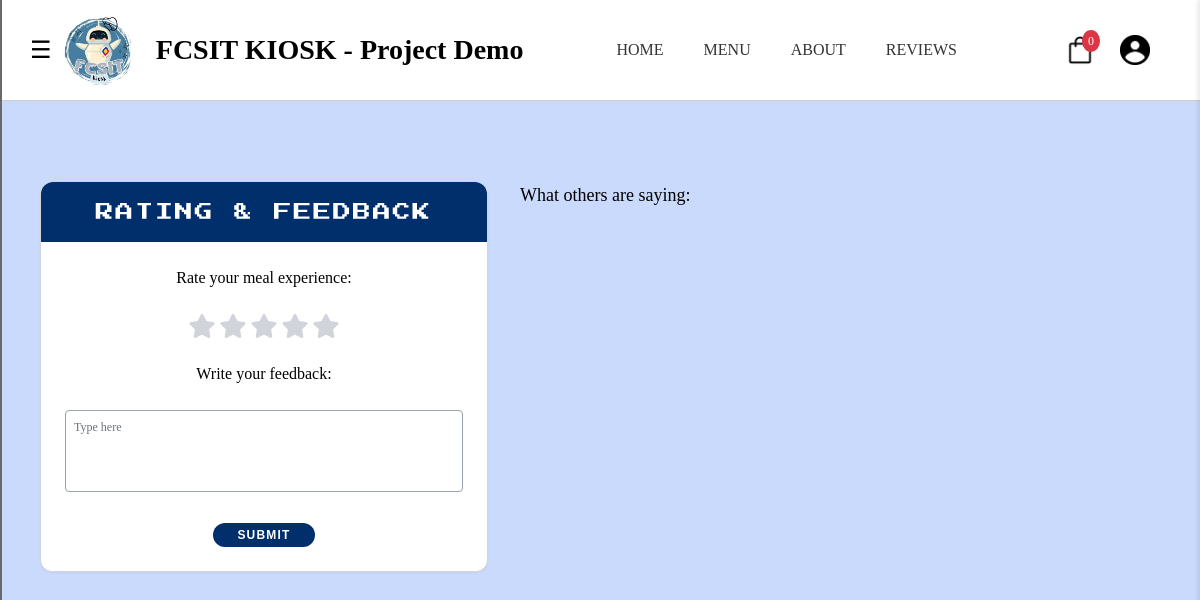
/review.php, run on an earlier commit of the app's database.
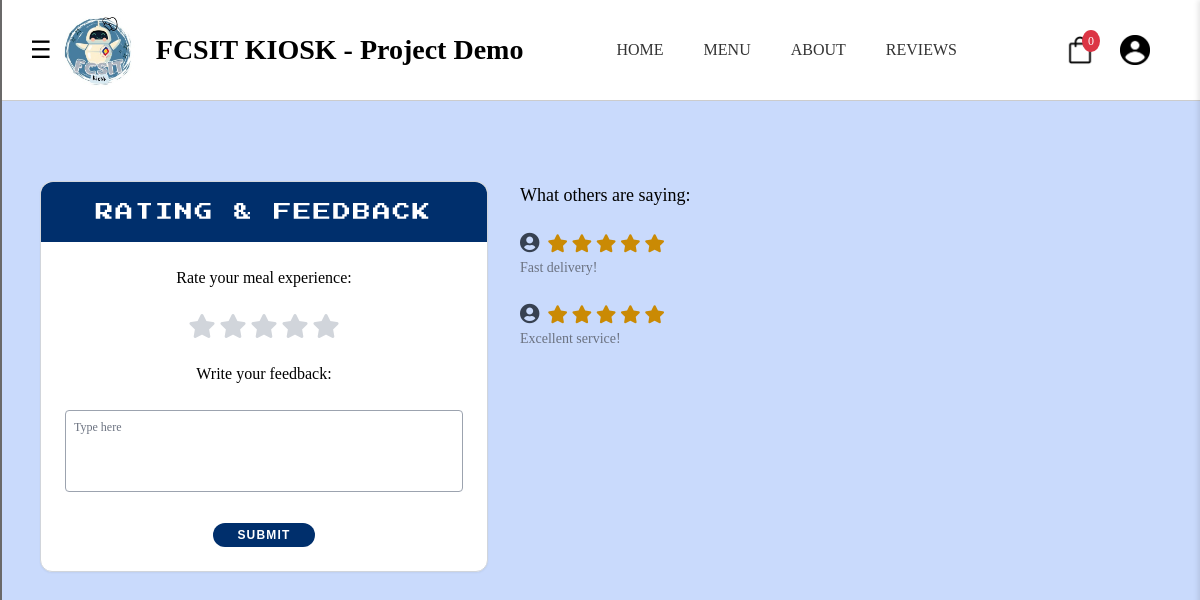
And on a later commit of the database.
### tables this page shows
CREATE TABLE `feedbacks` (
  `id` int(11) NOT NULL,
  `user_id` int(11) NOT NULL,
  `rating` int(11) NOT NULL,
  `feedback` text NOT NULL,
  `created_at` timestamp NOT NULL DEFAULT current_timestamp()
);

### review.php (the view, shortened to what this page needs)
<?php
require_once '../admin/db_connect.php';
include 'regmem_frame.php';
$reviews = [];
$result = $conn->query("SELECT rating, feedback FROM feedbacks ORDER BY id DESC");
if ($result) {
    while ($row = $result->fetch_assoc()) {
        $reviews[] = $row;
    }
}
?>
<!DOCTYPE html>
<html lang="en">
<head>
    <script src="https://cdn.tailwindcss.com?plugins=forms,typography,aspect-ratio"></script>
    <link rel="stylesheet" href="https://cdnjs.cloudflare.com/ajax/libs/font-awesome/5.15.3/css/all.min.css">
    <link rel="stylesheet" href="review.css">
</head>
<body class="bg-secondary min-h-screen">
<main class="max-w-6xl mx-auto px-4 pt-20 pb-12 flex flex-col md:flex-row gap-8">
    <section class="bg-white rounded-xl border border-gray-300 max-w-md w-full shadow-sm">
        <header class="bg-primary rounded-t-xl py-4 text-center pixel-font text-white text-lg tracking-widest select-none">
            RATING & FEEDBACK
        </header>
        <form method="POST" class="p-6 space-y-6">
            <div class="text-center text-base text-black font-serif">Rate your meal experience:</div>
            <div class="flex justify-center space-x-1 text-gray-300 text-2xl select-none" id="stars">
                <?php for ($i = 1; $i <= 5; $i++): ?>
                    <i class="fas fa-star cursor-pointer" data-value="<?= $i ?>"></i>
                <?php endfor; ?>
            </div>
            <div class="text-center text-base text-black font-serif">Write your feedback:</div>
            <textarea name="feedback" class="w-full border border-gray-400 rounded resize-none text-xs p-2 font-serif text-black" placeholder="Type here" rows="4" required></textarea>
            <div class="flex justify-center">
                <button type="submit" class="bg-primary text-white font-bold text-xs px-6 py-1 rounded-full tracking-widest hover:opacity-90 transition">
                    SUBMIT
                </button>
            </div>
        </form>
    </section>
    <section class="flex-1 space-y-6 text-black font-serif text-sm">
        <h2 class="mb-2 text-lg">What others are saying:</h2>
        <?php foreach ($reviews as $review): ?>
            <article class="space-y-1">
                <div class="flex items-center space-x-2 text-gray-700">
                    <i class="fas fa-user-circle text-xl"></i>
                    <div class="flex space-x-1 text-yellow-600 text-lg">
                        <?php for ($i = 1; $i <= 5; $i++): ?>
                            <?php if ($i <= $review['rating']): ?>
                                <i class="fas fa-star"></i>
                            <?php else: ?>
                                <i class="far fa-star text-gray-400"></i>
                            <?php endif; ?>
                        <?php endfor; ?>
                    </div>
                </div>
                <p class="text-gray-500 leading-relaxed max-w-xl"><?= htmlspecialchars($review['feedback']) ?></p>
            </article>
        <?php endforeach; ?>
    </section>
</main>
</body>
</html>

### regmem_frame.php (shortened to what this page needs)
<!DOCTYPE html>
<html lang="en">
<head>
    <link rel="stylesheet" href="regmemstyle.css">
</head>
<body>
<header class="navbar">
    <div class="left-header">
        <div class="menu-icon" onclick="toggleSidebar()">☰</div>
        <img src="img/kiosk.jpg" alt="Logo" class="logo-img">
        <div class="logo-text">FCSIT KIOSK - Project Demo</div>
    </div>
    <nav>
        <a href="../PUBLIC/about.php">HOME</a>
        <a href="user_dashboard.php">MENU</a>
        <a href="../PUBLIC/about.php">ABOUT</a>
        <a href="review.php">REVIEWS</a>
    </nav>
    <div class="icons">
        <div class="cart-container" onclick="toggleCart()">
            <img src="img/cart.png" alt="cart" class="cart-img">
            <span id="cart-count" class="cart-count">0</span>
        </div>
        <a href="profile.php">
            <img src="img/account.png" alt="account" class="acc-img">
        </a>
    </div>
</header>

### regmemstyle.css (style rules this page uses)
body { margin: 0; font-family: Arial, sans-serif; background-color: #d4e3fc; height: 100%; }
.navbar { display: flex; justify-content: space-between; align-items: center; padding: 10px 30px; background-color: #fff; border-bottom: 1px solid #ccc; flex-wrap: wrap; font-family: 'Times New Roman', Times, serif; }
nav { display:flex; gap: 10px; flex-wrap: wrap; justify-content: center; }
.navbar nav a { margin: 0 15px; text-decoration: none; color: #333; font-size: 16px; }
.navbar .icons { display: flex; align-items: center; flex-wrap: nowrap; }
.setting-img, .noti-img, .acc-img , .cart-img { width: auto; height: 30px; object-fit: contain; margin-left: 15px; }
.menu-icon { font-size: 24px; cursor: pointer; margin-right: 20px; color: #000; }
.left-header { display: flex; align-items: center; }
.menu-icon { font-size: 24px; cursor: pointer; margin-right: 10px; color: #000; }
.logo-img { height: 80px; }
.logo-text { font-weight: bold; font-size: 28px; font-family: 'Times New Roman', Times, serif; color: #000; padding-left: 20px; }

### review.css (style rules this page uses)
.pixel-font { font-family: 'Press Start 2P', cursive; }
#stars .fa-star { transition: color 0.3s ease; color: #d1d5db; }

### regmem_frame.php (style rules this page uses)
.cart-container { position: relative; display: inline-block; cursor: pointer; }
.cart-count { background: #dc3545; color: white; border-radius: 50%; padding: 2px 6px; font-size: 12px; position: absolute; top: -5px; right: -5px; min-width: 18px; text-align: center; }
.icons { display: flex; align-items: center; gap: 10px; }

What changed in the data, as far as the page shows it:
added feedbacks: rating 5 (drawn), feedback "Fast delivery!"
added feedbacks: rating 5 (drawn), feedback "Excellent service!"
